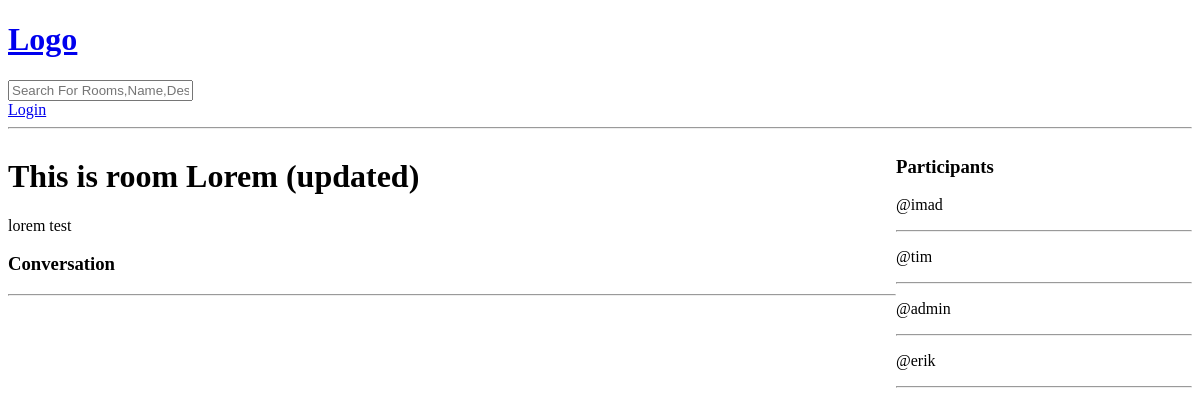
The app's page /room/1/, older data.
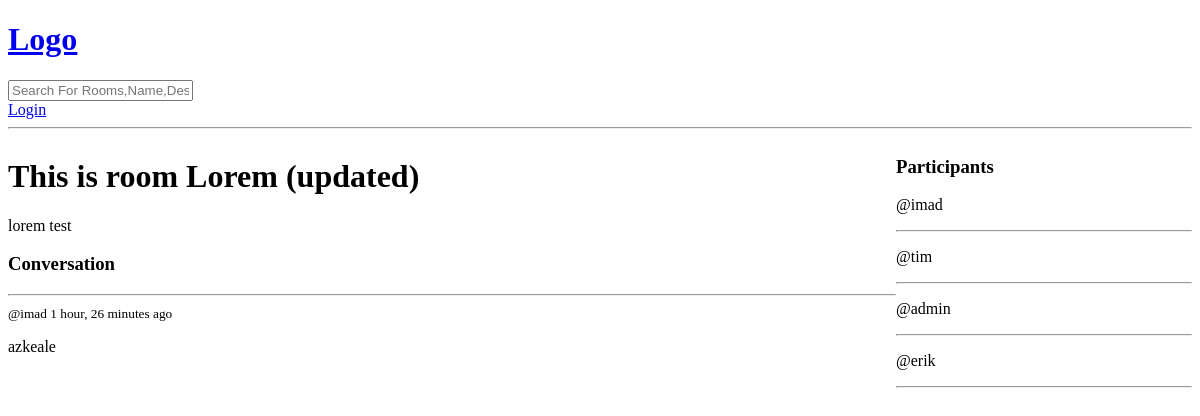
The same page, newer data.
### base/models.py (models this page shows, shortened)
class Room(models.Model):
    host = models.ForeignKey(User, on_delete=models.SET_NULL, null=True, blank=True)
    topic = models.ForeignKey(Topic, on_delete=models.SET_NULL, null=True, blank=True)
    name = models.CharField(max_length=200)
    description = models.TextField(null=True, blank=True)
    participants = models.ManyToManyField(User, related_name="participants", blank=True)
    updated = models.DateTimeField(auto_now=True)
    created = models.DateTimeField(auto_now_add=True)
    class Meta:
        ordering = ["-updated", "-created"]

class Message(models.Model):
    user = models.ForeignKey(User, on_delete=models.CASCADE)
    room = models.ForeignKey(Room, on_delete=models.CASCADE)
    body = models.TextField()
    updated = models.DateTimeField(auto_now=True)
    created = models.DateTimeField(auto_now_add=True)
    class Meta:
        ordering = ["-updated", "-created"]

### base/views.py (the view, shortened to what this page needs)
# urls.py: path("room/<str:pk>/", views.room, name="room"),
def room(request, pk):
    room = Room.objects.get(id=pk)
    room_messages = Message.objects.filter(room=room).order_by("-created")
    participants = room.participants.all()
    context = {
        "room": room,
        "room_messages": room_messages,
        "participants": participants,
    }
    return render(request, "base/room.html", context)

### base/templates/base/room.html (shortened to what this page needs)
<!DOCTYPE html>
{% extends 'main.html'%} {% block content %}
<div class="room-container">
  <div>
    <h1>This is room {{room.name}}</h1>
    <p>{{room.description}}</p>
    <div class="comment-wrapper">
      <h3>Conversation</h3>
      <hr />
      {% for message in room_messages %}
      <div>
        <small> @{{ message.user }} {{ message.created|timesince }} ago </small>
        <p>{{ message.body }}</p>
      </div>
      {% endfor %}
    </div>
  </div>
  <div>
    <h3>Participants</h3>
    {% for participant in participants %}
    <p>@{{participant.username}}</p>
    <hr />
    {% endfor %}
  </div>
</div>
{% endblock %}

### templates/main.html (shortened to what this page needs)
<!DOCTYPE html>
<html lang="en">
  <head>
  </head>
  <body>
    {% include 'navbar.html' %}  {% block content %} {% endblock %}
  </body>
</html>

### templates/navbar.html
<!DOCTYPE html>
<a href="/"><h1>Logo</h1></a>
<form action="{% url 'home' %}" method="GET">
  <input type="text" name="q" placeholder="Search For Rooms,Name,Desc..." />
</form>
{% if request.user.is_authenticated %}
<p>Hello {{user}}</p>
<a href="{% url 'logout' %}">Logout</a>
{% else %}
<a href="{% url 'login' %}">Login</a>
{% endif %}
<hr />

### base/templates/base/room.html (style rules this page uses)
.room-container { display: grid; grid-template-columns: 3fr 1fr; }

Row changes from the older to the newer data that the page shows:
added Message: user "imad", created "1 hour, 26 minutes", body "azkeale"
